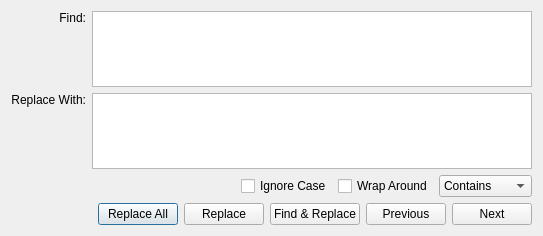
<?xml version="1.0" encoding="UTF-8"?>
<ui version="4.0">
 <class>FindDialog</class>
 <widget class="QDialog" name="FindDialog">
  <property name="geometry">
   <rect>
    <x>0</x>
    <y>0</y>
    <width>543</width>
    <height>236</height>
   </rect>
  </property>
  <property name="windowTitle">
   <string>Find</string>
  </property>
  <layout class="QGridLayout" name="gridLayout_3">
   <item row="0" column="0">
    <layout class="QGridLayout" name="gridLayout_2">
     <item row="0" column="0">
      <widget class="QLabel" name="label">
       <property name="text">
        <string>Find:</string>
       </property>
       <property name="alignment">
        <set>Qt::AlignRight|Qt::AlignTop|Qt::AlignTrailing</set>
       </property>
      </widget>
     </item>
     <item row="0" column="1" rowspan="2">
      <layout class="QGridLayout" name="gridLayout">
       <item row="0" column="0">
        <widget class="QTextEdit" name="textEdit_find">
         <property name="sizePolicy">
          <sizepolicy hsizetype="Expanding" vsizetype="Expanding">
           <horstretch>0</horstretch>
           <verstretch>0</verstretch>
          </sizepolicy>
         </property>
         <property name="minimumSize">
          <size>
           <width>200</width>
           <height>1</height>
          </size>
         </property>
        </widget>
       </item>
       <item row="1" column="0">
        <widget class="QTextEdit" name="textEdit_replace">
         <property name="minimumSize">
          <size>
           <width>200</width>
           <height>1</height>
          </size>
         </property>
        </widget>
       </item>
      </layout>
     </item>
     <item row="1" column="0">
      <widget class="QLabel" name="label_2">
       <property name="text">
        <string>Replace With:</string>
       </property>
       <property name="alignment">
        <set>Qt::AlignRight|Qt::AlignTop|Qt::AlignTrailing</set>
       </property>
      </widget>
     </item>
    </layout>
   </item>
   <item row="1" column="0">
    <layout class="QHBoxLayout" name="horizontalLayout_4">
     <item>
      <spacer name="horizontalSpacer_2">
       <property name="orientation">
        <enum>Qt::Horizontal</enum>
       </property>
       <property name="sizeHint" stdset="0">
        <size>
         <width>40</width>
         <height>20</height>
        </size>
       </property>
      </spacer>
     </item>
     <item>
      <widget class="QCheckBox" name="checkBox">
       <property name="text">
        <string>Ignore Case</string>
       </property>
      </widget>
     </item>
     <item>
      <widget class="QCheckBox" name="checkBox_2">
       <property name="text">
        <string>Wrap Around</string>
       </property>
      </widget>
     </item>
     <item>
      <widget class="QComboBox" name="comboBox">
       <item>
        <property name="text">
         <string>Contains</string>
        </property>
       </item>
       <item>
        <property name="text">
         <string>Starts With</string>
        </property>
       </item>
       <item>
        <property name="text">
         <string>Entire Word</string>
        </property>
       </item>
      </widget>
     </item>
    </layout>
   </item>
   <item row="3" column="0">
    <layout class="QHBoxLayout" name="horizontalLayout">
     <item>
      <spacer name="horizontalSpacer">
       <property name="orientation">
        <enum>Qt::Horizontal</enum>
       </property>
       <property name="sizeHint" stdset="0">
        <size>
         <width>40</width>
         <height>20</height>
        </size>
       </property>
      </spacer>
     </item>
     <item>
      <widget class="QPushButton" name="pushButton_replaceAll">
       <property name="text">
        <string>Replace All</string>
       </property>
      </widget>
     </item>
     <item>
      <widget class="QPushButton" name="pushButton_replace">
       <property name="text">
        <string>Replace</string>
       </property>
      </widget>
     </item>
     <item>
      <widget class="QPushButton" name="pushButton_findRep">
       <property name="text">
        <string>Find &amp;&amp; Replace</string>
       </property>
      </widget>
     </item>
     <item>
      <widget class="QPushButton" name="pushButton_findPrev">
       <property name="text">
        <string>Previous</string>
       </property>
      </widget>
     </item>
     <item>
      <widget class="QPushButton" name="pushButton_findNext">
       <property name="text">
        <string>Next</string>
       </property>
      </widget>
     </item>
    </layout>
   </item>
  </layout>
 </widget>
 <resources/>
 <connections/>
</ui>
